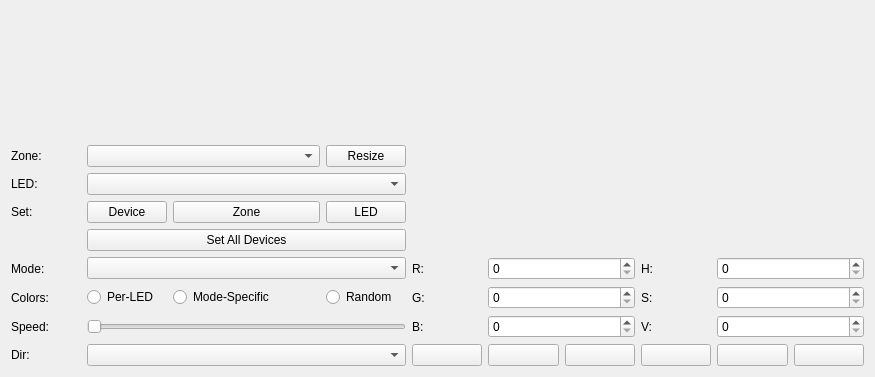
<?xml version="1.0" encoding="UTF-8"?>
<ui version="4.0">
 <class>OpenRGBDevicePageUi</class>
 <widget class="QFrame" name="OpenRGBDevicePageUi">
  <property name="geometry">
   <rect>
    <x>0</x>
    <y>0</y>
    <width>875</width>
    <height>377</height>
   </rect>
  </property>
  <property name="windowTitle">
   <string>Frame</string>
  </property>
  <layout class="QGridLayout" name="gridLayout">
   <item row="8" column="0">
    <widget class="QLabel" name="SpeedLabel">
     <property name="text">
      <string>Speed:</string>
     </property>
    </widget>
   </item>
   <item row="6" column="6" colspan="2">
    <widget class="QSpinBox" name="RedSpinBox">
     <property name="maximum">
      <number>255</number>
     </property>
    </widget>
   </item>
   <item row="1" column="0">
    <widget class="QLabel" name="ZoneLabel">
     <property name="text">
      <string>Zone:</string>
     </property>
    </widget>
   </item>
   <item row="7" column="8">
    <widget class="QLabel" name="SatLabel">
     <property name="text">
      <string>S:</string>
     </property>
    </widget>
   </item>
   <item row="11" column="6">
    <widget class="QPushButton" name="ButtonYellow">
     <property name="text">
      <string/>
     </property>
    </widget>
   </item>
   <item row="7" column="5">
    <widget class="QLabel" name="GreenLabel">
     <property name="text">
      <string>G:</string>
     </property>
    </widget>
   </item>
   <item row="11" column="8">
    <widget class="QPushButton" name="ButtonCyan">
     <property name="text">
      <string/>
     </property>
    </widget>
   </item>
   <item row="7" column="1">
    <widget class="QRadioButton" name="PerLEDCheck">
     <property name="text">
      <string>Per-LED</string>
     </property>
    </widget>
   </item>
   <item row="7" column="2" colspan="2">
    <widget class="QRadioButton" name="ModeSpecificCheck">
     <property name="text">
      <string>Mode-Specific</string>
     </property>
    </widget>
   </item>
   <item row="6" column="5">
    <widget class="QLabel" name="RedLabel">
     <property name="text">
      <string>R:</string>
     </property>
    </widget>
   </item>
   <item row="7" column="4">
    <widget class="QRadioButton" name="RandomCheck">
     <property name="text">
      <string>Random</string>
     </property>
    </widget>
   </item>
   <item row="11" column="10">
    <widget class="QPushButton" name="ButtonMagenta">
     <property name="text">
      <string/>
     </property>
    </widget>
   </item>
   <item row="6" column="0">
    <widget class="QLabel" name="ModeLabel">
     <property name="text">
      <string>Mode:</string>
     </property>
    </widget>
   </item>
   <item row="8" column="9" colspan="2">
    <widget class="QSpinBox" name="ValSpinBox">
     <property name="maximum">
      <number>255</number>
     </property>
    </widget>
   </item>
   <item row="8" column="6" colspan="2">
    <widget class="QSpinBox" name="BlueSpinBox">
     <property name="maximum">
      <number>255</number>
     </property>
    </widget>
   </item>
   <item row="7" column="6" colspan="2">
    <widget class="QSpinBox" name="GreenSpinBox">
     <property name="maximum">
      <number>255</number>
     </property>
    </widget>
   </item>
   <item row="3" column="4">
    <widget class="QPushButton" name="SetLEDButton">
     <property name="text">
      <string>LED</string>
     </property>
    </widget>
   </item>
   <item row="2" column="0">
    <widget class="QLabel" name="LEDLabel">
     <property name="text">
      <string>LED:</string>
     </property>
    </widget>
   </item>
   <item row="6" column="8">
    <widget class="QLabel" name="HueLabel">
     <property name="text">
      <string>H:</string>
     </property>
    </widget>
   </item>
   <item row="7" column="0">
    <widget class="QLabel" name="ColorLabel">
     <property name="text">
      <string>Colors:</string>
     </property>
    </widget>
   </item>
   <item row="6" column="1" colspan="4">
    <widget class="QComboBox" name="ModeBox"/>
   </item>
   <item row="4" column="1" colspan="4">
    <widget class="QPushButton" name="SetAllButton">
     <property name="text">
      <string>Set All Devices</string>
     </property>
    </widget>
   </item>
   <item row="8" column="1" colspan="4">
    <widget class="QSlider" name="SpeedSlider">
     <property name="orientation">
      <enum>Qt::Horizontal</enum>
     </property>
    </widget>
   </item>
   <item row="11" column="0">
    <widget class="QLabel" name="DirectionLabel">
     <property name="text">
      <string>Dir:</string>
     </property>
    </widget>
   </item>
   <item row="3" column="0">
    <widget class="QLabel" name="SetLabel">
     <property name="text">
      <string>Set:</string>
     </property>
    </widget>
   </item>
   <item row="8" column="8">
    <widget class="QLabel" name="ValLabel">
     <property name="text">
      <string>V:</string>
     </property>
    </widget>
   </item>
   <item row="11" column="7">
    <widget class="QPushButton" name="ButtonGreen">
     <property name="text">
      <string/>
     </property>
    </widget>
   </item>
   <item row="11" column="9">
    <widget class="QPushButton" name="ButtonBlue">
     <property name="text">
      <string/>
     </property>
    </widget>
   </item>
   <item row="3" column="1">
    <widget class="QPushButton" name="SetDeviceButton">
     <property name="text">
      <string>Device</string>
     </property>
    </widget>
   </item>
   <item row="8" column="5">
    <widget class="QLabel" name="BlueLabel">
     <property name="text">
      <string>B:</string>
     </property>
    </widget>
   </item>
   <item row="1" column="1" colspan="3">
    <widget class="QComboBox" name="ZoneBox"/>
   </item>
   <item row="11" column="1" colspan="4">
    <widget class="QComboBox" name="DirectionBox"/>
   </item>
   <item row="3" column="2" colspan="2">
    <widget class="QPushButton" name="SetZoneButton">
     <property name="text">
      <string>Zone</string>
     </property>
    </widget>
   </item>
   <item row="2" column="1" colspan="4">
    <widget class="QComboBox" name="LEDBox"/>
   </item>
   <item row="1" column="4">
    <widget class="QPushButton" name="ResizeButton">
     <property name="text">
      <string>Resize</string>
     </property>
    </widget>
   </item>
   <item row="11" column="5">
    <widget class="QPushButton" name="ButtonRed">
     <property name="text">
      <string/>
     </property>
    </widget>
   </item>
   <item row="7" column="9" colspan="2">
    <widget class="QSpinBox" name="SatSpinBox">
     <property name="maximum">
      <number>255</number>
     </property>
    </widget>
   </item>
   <item row="6" column="9" colspan="2">
    <widget class="QSpinBox" name="HueSpinBox">
     <property name="maximum">
      <number>359</number>
     </property>
    </widget>
   </item>
   <item row="1" column="5" rowspan="4" colspan="6">
    <widget class="ColorWheel" name="ColorWheelBox" native="true">
     <property name="sizePolicy">
      <sizepolicy hsizetype="Preferred" vsizetype="Preferred">
       <horstretch>0</horstretch>
       <verstretch>0</verstretch>
      </sizepolicy>
     </property>
    </widget>
   </item>
   <item row="0" column="0" colspan="11">
    <widget class="DeviceView" name="DevicePreview" native="true">
     <property name="sizePolicy">
      <sizepolicy hsizetype="MinimumExpanding" vsizetype="MinimumExpanding">
       <horstretch>0</horstretch>
       <verstretch>0</verstretch>
      </sizepolicy>
     </property>
     <property name="minimumSize">
      <size>
       <width>0</width>
       <height>100</height>
      </size>
     </property>
    </widget>
   </item>
  </layout>
 </widget>
 <customwidgets>
  <customwidget>
   <class>ColorWheel</class>
   <extends>QWidget</extends>
   <header location="global">ColorWheel.h</header>
   <container>1</container>
   <slots>
    <signal>colorChanged(QColor)</signal>
   </slots>
  </customwidget>
  <customwidget>
   <class>DeviceView</class>
   <extends>QWidget</extends>
   <header location="global">DeviceView.h</header>
   <container>1</container>
  </customwidget>
 </customwidgets>
 <tabstops>
  <tabstop>ZoneBox</tabstop>
  <tabstop>ResizeButton</tabstop>
  <tabstop>LEDBox</tabstop>
  <tabstop>SetDeviceButton</tabstop>
  <tabstop>SetZoneButton</tabstop>
  <tabstop>SetLEDButton</tabstop>
  <tabstop>SetAllButton</tabstop>
  <tabstop>ModeBox</tabstop>
  <tabstop>PerLEDCheck</tabstop>
  <tabstop>ModeSpecificCheck</tabstop>
  <tabstop>RandomCheck</tabstop>
  <tabstop>SpeedSlider</tabstop>
  <tabstop>DirectionBox</tabstop>
  <tabstop>RedSpinBox</tabstop>
  <tabstop>GreenSpinBox</tabstop>
  <tabstop>BlueSpinBox</tabstop>
  <tabstop>HueSpinBox</tabstop>
  <tabstop>SatSpinBox</tabstop>
  <tabstop>ValSpinBox</tabstop>
  <tabstop>ButtonRed</tabstop>
  <tabstop>ButtonYellow</tabstop>
  <tabstop>ButtonGreen</tabstop>
  <tabstop>ButtonCyan</tabstop>
  <tabstop>ButtonBlue</tabstop>
  <tabstop>ButtonMagenta</tabstop>
 </tabstops>
 <resources/>
 <connections/>
</ui>
